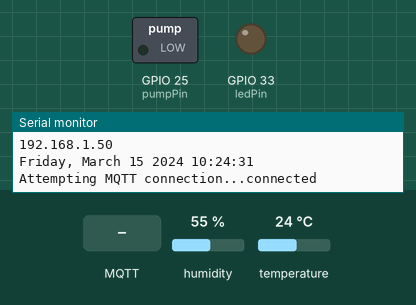
Bench run of a sketch on a simulated ESP32. Shown: switched loads named in the sketch (green lamp = pin HIGH), output pins drawn as LEDs (lit = HIGH), the last lines printed to the serial monitor. The test bench sets the inputs (shaded band); at power-on: humidity 55 %, temperature 24 °C. WiFi joins after 1.5 s; servers stay silent unless stated; the local clock reads 2024-03-15 10:24:30 at power-on unless the sketch sets it; no MQTT or app messages arrive unless stated.

Above: at 2.7 s.
2.8 s: MQTT message "on" arrives on the first subscribed topic
At 7.6 s:
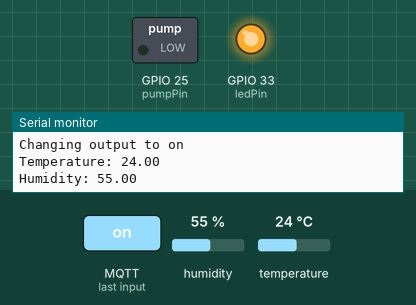
13.0 s: MQTT message "off" arrives on the first subscribed topic
At 17.1 s:
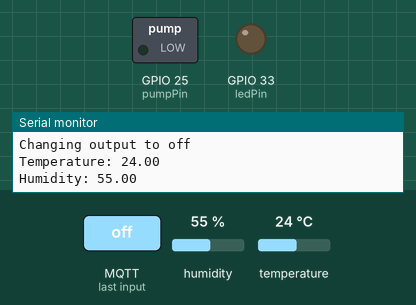
Timing chart, 0 to 18.6 s (numbered marks = the images above; inputs shaded):
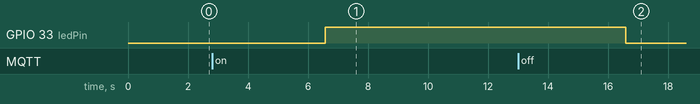

The sketch:

node-red-mqtt-pump-temp-humidity-v3.ino
```cpp
/*********
  Rui Santos
  Complete project details at https://randomnerdtutorials.com
*********/

#include <WiFi.h>
#include <PubSubClient.h>
#include <Wire.h>
#include <Adafruit_Sensor.h>
#include <DHT.h>
#include "credentials.h"
#include "time.h"

//const char* ntpServer = "pool.ntp.org";
// Asia server
//const char* ntpServer = "asia.pool.ntp.org";
const char* ntpServer = "in.pool.ntp.org";
//const long  gmtOffset_sec = 0;
//For INDIA time GMT +5:30
const long gmtOffset_sec = 19800;
const int   daylightOffset_sec = 0;

// Replace the next variables with your SSID/Password combination
// These settings have been moved to credentials.h file
// const char* ssid = "REPLACE_WITH_YOUR_SSID";
// const char* password = "REPLACE_WITH_YOUR_PASSWORD";

// Add your MQTT Broker IP address, example:
//const char* mqtt_server = "192.168.1.144";
const char* mqtt_server = "ENTER Your MQTT Broker IP address here ex.above";

WiFiClient espClient;
PubSubClient client(espClient);
long lastMsg = 0;
char msg[50];
int value = 0;

//uncomment the following lines if you're using SPI
/*#include <SPI.h>
#define BME_SCK 18
#define BME_MISO 19
#define BME_MOSI 23
#define BME_CS 5*/

//Adafruit_BME280 bme; // I2C
#define DHTPIN 27     // Digital pin connected to the DHT sensor
// Feather HUZZAH ESP8266 note: use pins 3, 4, 5, 12, 13 or 14 --
// Pin 15 can work but DHT must be disconnected during program upload.

// Uncomment whatever type you're using!
//#define DHTTYPE DHT11   // DHT 11
#define DHTTYPE DHT22   // DHT 22  (AM2302), AM2321
//#define DHTTYPE DHT21   // DHT 21 (AM2301)
//Adafruit_BME280 bme(BME_CS); // hardware SPI
//Adafruit_BME280 bme(BME_CS, BME_MOSI, BME_MISO, BME_SCK); // software SPI
// Initialize DHT sensor.
// Note that older versions of this library took an optional third parameter to
// tweak the timings for faster processors.  This parameter is no longer needed
// as the current DHT reading algorithm adjusts itself to work on faster procs.
DHT dht(DHTPIN, DHTTYPE);
//Temp hum
float temperature = 0;
float humidity = 0;

// Pump Pin and Pump on time
const int pumpPin = 25;
//#define pumpOnTime 10000
long pumpOnTime = 90000;
const int ledPin = 33;

// Pump timing and setting
// Define the morning irrigation time
int   morningHour = 7;
int   morningMin = 30;
int   morningSec = 0;
// Define the evening irrigation time
int   eveningHour = 7;
int   eveningMin = 30;
int   eveningSec = 0;

void setup() {
  Serial.begin(115200);
  // default settings
  // (you can also pass in a Wire library object like &Wire2)
  //status = bme.begin();
  Serial.println(F("DHTxx test!"));

  dht.begin();
  setup_wifi();
  client.setServer(mqtt_server, 1883);
  client.setCallback(callback);

  pinMode(pumpPin, OUTPUT);
  pinMode(ledPin,OUTPUT);
  configTime(gmtOffset_sec, daylightOffset_sec, ntpServer);
  printLocalTime();
}

void setup_wifi() {
  delay(10);
  // We start by connecting to a WiFi network
  Serial.println();
  Serial.print("Connecting to ");
  Serial.println(ssid);

  WiFi.begin(ssid, password);

  while (WiFi.status() != WL_CONNECTED) {
    delay(500);
    Serial.print(".");
  }

  Serial.println("");
  Serial.println("WiFi connected");
  Serial.println("IP address: ");
  Serial.println(WiFi.localIP());
}

// Function
// Print Local Time
void printLocalTime(){
  struct tm timeinfo;
  if(!getLocalTime(&timeinfo)){
    Serial.println("Failed to obtain time");
    return;
  }
  Serial.println(&timeinfo, "%A, %B %d %Y %H:%M:%S");
  //Serial.println(&timeinfo);
  //Serial.println(&timeinfo, "%H");
}

// Function
// Start pump for specified time
void startPumpForSpecifiedTime(int pumpOntime){
  digitalWrite(pumpPin, HIGH);
  Serial.println("Pump started");
  delay(pumpOntime);
  digitalWrite(pumpPin, LOW);
  Serial.println("Pump shutdown");
  //delay(pumpOntime);
}
// Function
// Callback to collect messages every 5 mins
void callback(char* topic, byte* message, unsigned int length) {
  Serial.print("Message arrived on topic: ");
  Serial.print(topic);
  Serial.print(". Message: ");
  String messageTemp;

  for (int i = 0; i < length; i++) {
    Serial.print((char)message[i]);
    messageTemp += (char)message[i];
  }
  Serial.println();

  // Feel free to add more if statements to control more GPIOs with MQTT

  // If a message is received on the topic esp32/output, you check if the message is either "on" or "off".
  // Changes the output state according to the message
  if (String(topic) == "esp32/output") {
    Serial.print("Changing output to ");
    if(messageTemp == "on"){
      Serial.println("on");
      digitalWrite(ledPin, HIGH);
    }
    else if(messageTemp == "off"){
      Serial.println("off");
      digitalWrite(ledPin, LOW);
    }
  }

  // Pump timing control
  // Morning Time
    if (String(topic) == "esp32/pump/morninghour") {
      Serial.println("Setting morning pump hour output to ");
      //set the morning hour to what is set in dashboard
      morningHour = messageTemp.toInt();
      Serial.print(morningHour);
    }
    if (String(topic) == "esp32/pump/morningmin") {
      Serial.println("Setting morning pump min output to ");
      //set the morning hour to what is set in dashboard
      morningMin = messageTemp.toInt();
      Serial.println(morningMin);
      Serial.print("inside callback");
    }
  // Evening Time
    if (String(topic) == "esp32/pump/eveninghour") {
      Serial.println("Setting evevnning pump hour output to ");
      //set the morning hour to what is set in dashboard
      eveningHour = messageTemp.toInt();
      Serial.print(eveningHour);
    }
    if (String(topic) == "esp32/pump/eveningmin") {
      Serial.println("Setting evening pump min output to ");
      //set the morning hour to what is set in dashboard
      eveningMin = messageTemp.toInt();
      Serial.print(eveningMin);
    }
  // Pump ON Time
    if(String(topic) == "esp32/pump/pumpontime"){
      Serial.println("Setting pump ON time to");
      long temp_time = messageTemp.toInt();
      pumpOnTime = temp_time * 60000;
      Serial.print(pumpOnTime);
    }

    // Manual Pump Control
      // Changes the output state according to the message
  if (String(topic) == "esp32/pump/manualcontrol") {
    Serial.print("Changing output to ");
    if(messageTemp == "on"){
    digitalWrite(pumpPin, HIGH);
    Serial.println("Pump started manually.");
    }
    else if(messageTemp == "off"){
      Serial.println("off");
      digitalWrite(pumpPin, LOW);
      Serial.println("Pump stopped manually.");
    }
  }
}

void reconnect() {
  // Loop until we're reconnected
  while (!client.connected()) {
    Serial.print("Attempting MQTT connection...");
    // Attempt to connect
    if (client.connect("ESP32Client")) {
      Serial.println("connected");
      // Subscribe
      client.subscribe("esp32/output");
      client.subscribe("esp32/pump/morninghour");
      client.subscribe("esp32/pump/morningmin");
      client.subscribe("esp32/pump/eveninghour");
      client.subscribe("esp32/pump/eveningmin");
      client.subscribe("esp32/pump/pumpontime");
      client.subscribe("esp32/pump/manualcontrol");
    } else {
      Serial.print("failed, rc=");
      Serial.print(client.state());
      Serial.println(" try again in 5 seconds");
      // Wait 5 seconds before retrying
      delay(5000);
    }
  }
}

// Function
// Check if it is time to turn on pump and trigger pump.
void checkTimeAndStartPump(){
  delay(5000);
  printLocalTime();
  struct tm timeinfo;
  if(!getLocalTime(&timeinfo)){
    Serial.println("Failed to obtain time.");
  }
  int currentHour = timeinfo.tm_hour;
  int currentMins = timeinfo.tm_min;
  int currentSecs = timeinfo.tm_sec;
  Serial.print(eveningMin);
  Serial.println("inside check");
  // if((currentHour==morningHour)&&(currentMins==morningMin)){
  //   if(reservoirHasWater()){
  //     Serial.println("Trigger Time: &currentHour : &currentMins");
  //     startPumpForSpecifiedTime(pumpOnTime);
  //   }
  // }
  // Morning Trigger
  if((currentHour==morningHour)&&(currentMins==morningMin)&&(currentSecs>=0)){
      Serial.println((String)"Trigger Time: " + currentHour + ":" + currentMins + ":" + currentSecs);
      startPumpForSpecifiedTime(pumpOnTime);
  }
  // Evening Trigger
  if((currentHour==eveningHour)&&(currentMins==eveningMin)&&(currentSecs>=0)){
      Serial.println((String)"Trigger Time: " + currentHour + ":" + currentMins + ":" + currentSecs);
      startPumpForSpecifiedTime(pumpOnTime);
  }
}

void loop() {
  if (!client.connected()) {
    reconnect();
  }
  client.loop();

  long now = millis();
  if (now - lastMsg > 5000) {
    lastMsg = now;

    // Temperature in Celsius
    temperature = dht.readTemperature();
    // Uncomment the next line to set temperature in Fahrenheit
    // (and comment the previous temperature line)
    //temperature = 1.8 * bme.readTemperature() + 32; // Temperature in Fahrenheit

    // Convert the value to a char array
    char tempString[8];
    dtostrf(temperature, 1, 2, tempString);
    Serial.print("Temperature: ");
    Serial.println(tempString);
    client.publish("esp32/temperature", tempString);

    humidity = dht.readHumidity();

    // Convert the value to a char array
    char humString[8];
    dtostrf(humidity, 1, 2, humString);
    Serial.print("Humidity: ");
    Serial.println(humString);
    client.publish("esp32/humidity", humString);
  }
  // Check time and trigger pump for specified time
  checkTimeAndStartPump();

}
```

credentials.h
```cpp
#pragma once
const char* ssid = "Your SSID Here";
const char* password = "Yoir Password Here";
```

Measured:
- after the input at 2.8 s, GPIO 33 (ledPin): LOW → HIGH after 3.8 s
- after the input at 13.0 s, GPIO 33 (ledPin): HIGH → LOW after 3.6 s
